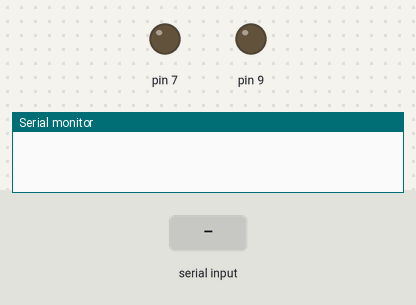
A sketch run on a simulated Arduino Uno, built with avr-gcc and run on an emulated ATmega328P. Shown: output pins drawn as LEDs (lit = HIGH), the last lines printed to the serial monitor. The test bench sets the inputs (shaded band).

Above: at 1.2 s.
1.3 s: "1\n" received over Serial
At 2.5 s:
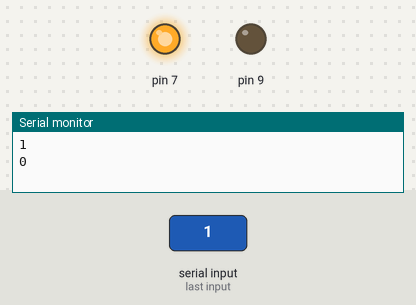
2.8 s: "3\n" received over Serial
At 3.9 s:
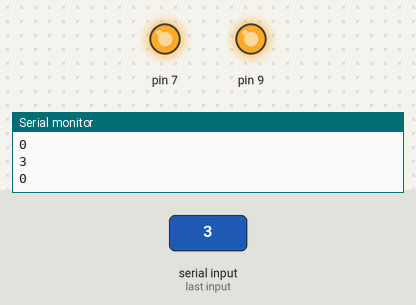
4.3 s: "2\n" received over Serial
At 5.0 s:
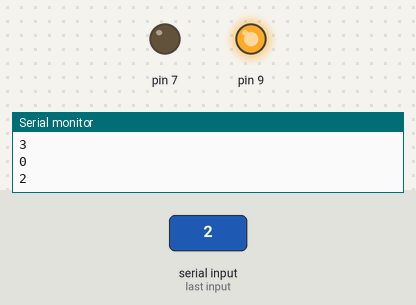
5.8 s: "4\n" received over Serial
At 6.2 s:
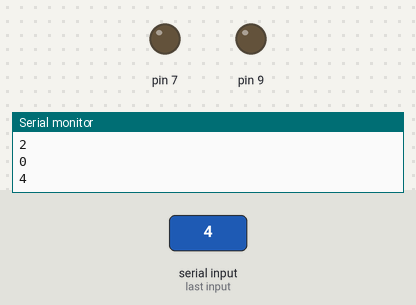
Timing chart, 0 to 8.3 s (numbered marks = the images above; inputs shaded):
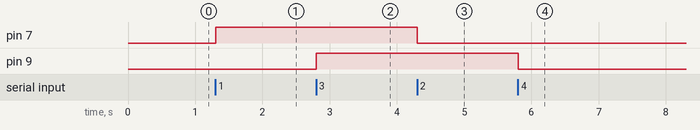

The sketch:

home_automation.ino
```cpp
int a=0;
void setup(){
  pinMode(7,OUTPUT);
  pinMode(9,OUTPUT);
  Serial.begin(9600);
}
void loop(){
  if(Serial.available()){
  	a=Serial.parseInt();
    if(a==1){
      digitalWrite(7,1);
    }
    else if(a==2){
      digitalWrite(7,0);
    }
    else if(a==3){
      digitalWrite(9,HIGH);
    }
    else if(a==4){
      digitalWrite(9,LOW);
    }
    Serial.println(a);
  }
}
```

Measured:
- after the input at 1.3 s, pin 7: LOW → HIGH at once
- after the input at 2.8 s, pin 9: LOW → HIGH at once
- after the input at 4.3 s, pin 7: HIGH → LOW at once
- after the input at 5.8 s, pin 9: HIGH → LOW at once
